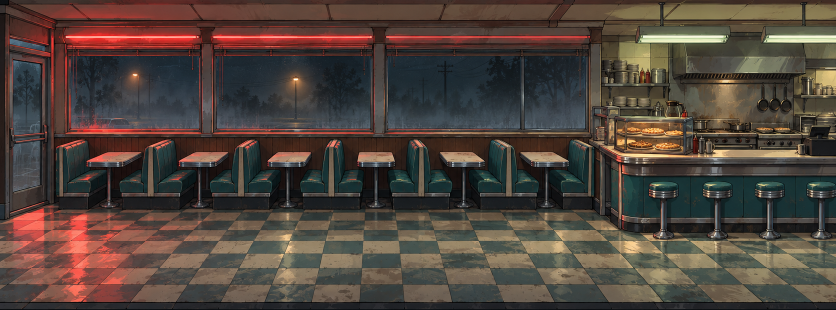
#> input picture production-pack/runtime/environment/diner-original.png, 1672 x 620 px (shown at 1/2 size)
$ python render_preview.py
#> lines starting #> are read from the running program, lines starting #| are printed output that depends on the picture
"""Asset demonstration MP4, not a gameplay recording."""
from pathlib import Path
from PIL import Image,ImageDraw,ImageFont
import subprocess,json
ROOT=Path(__file__).resolve().parents[1];W,H,FPS=1280,720,24;DUR=18
font=ImageFont.truetype(str(ROOT/'runtime/fonts/IBMPlexMono-Regular.ttf'),24)
display=ImageFont.truetype(str(ROOT/'runtime/fonts/Pacifico-Regular.ttf'),58)
bg=Image.open(ROOT/'runtime/environment/diner-original.png').convert('RGB').resize((1280,475))
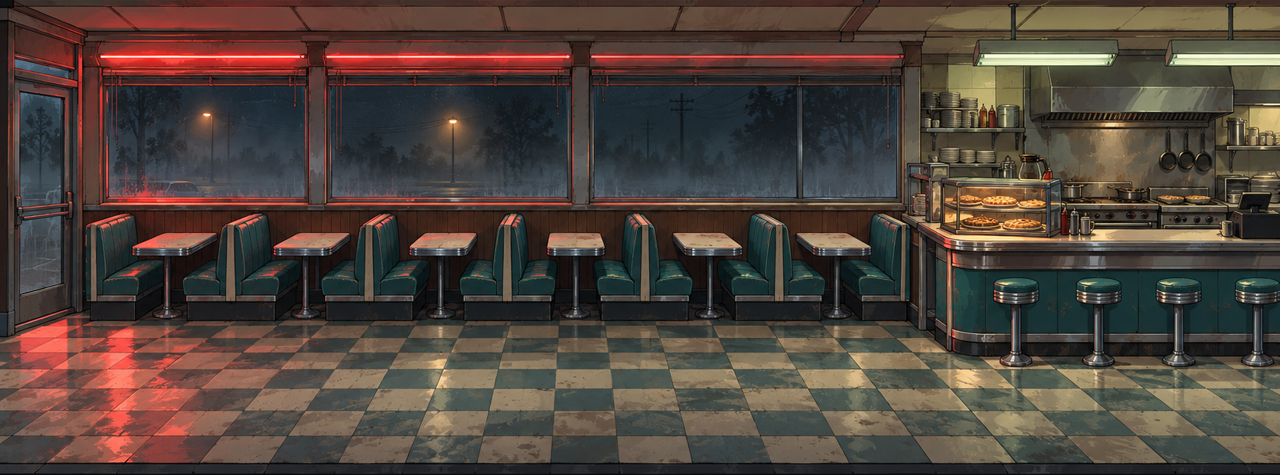
#> bg: PIL image 1280x475 RGB; mean R, G, B 80.7, 68.2, 60.4
title=Image.open(ROOT/'runtime/environment/title-keyart.png').convert('RGB').resize((W,H))
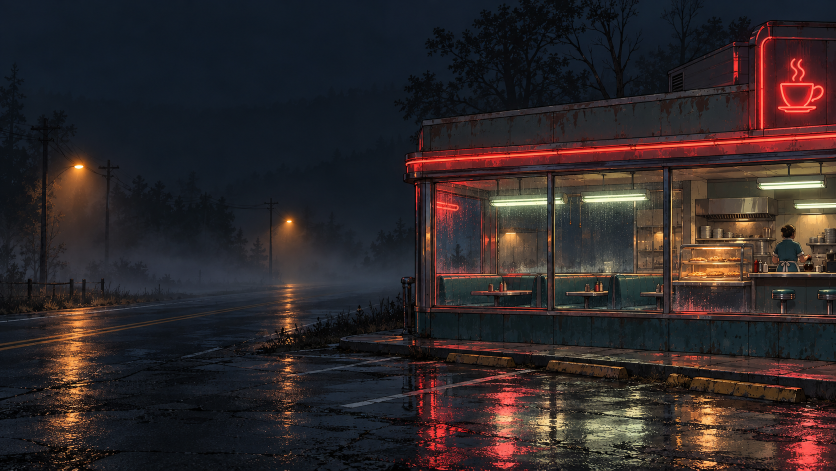
#> input picture production-pack/runtime/environment/title-keyart.png, 1672 x 941 px (shown at 1/2 size)
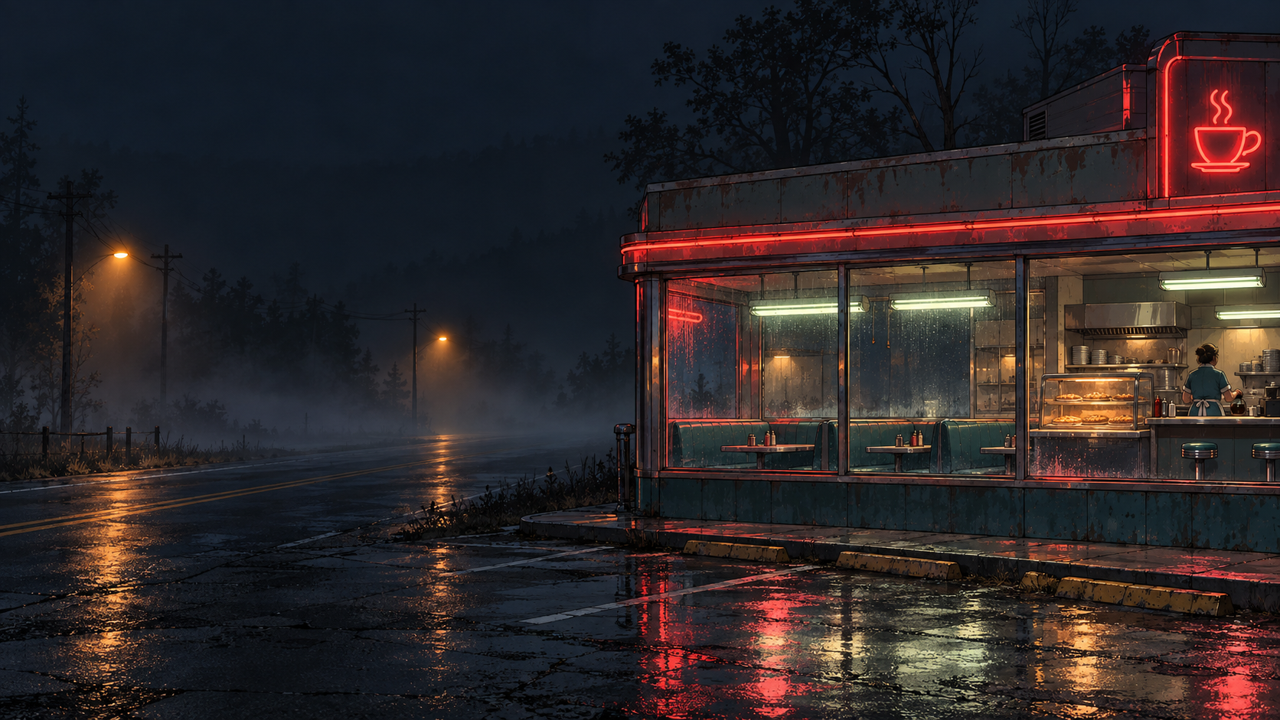
#> title: PIL image 1280x720 RGB; mean R, G, B 47, 39.1, 40.2
#> (the run stopped early here; a loop or call above may not have finished)
